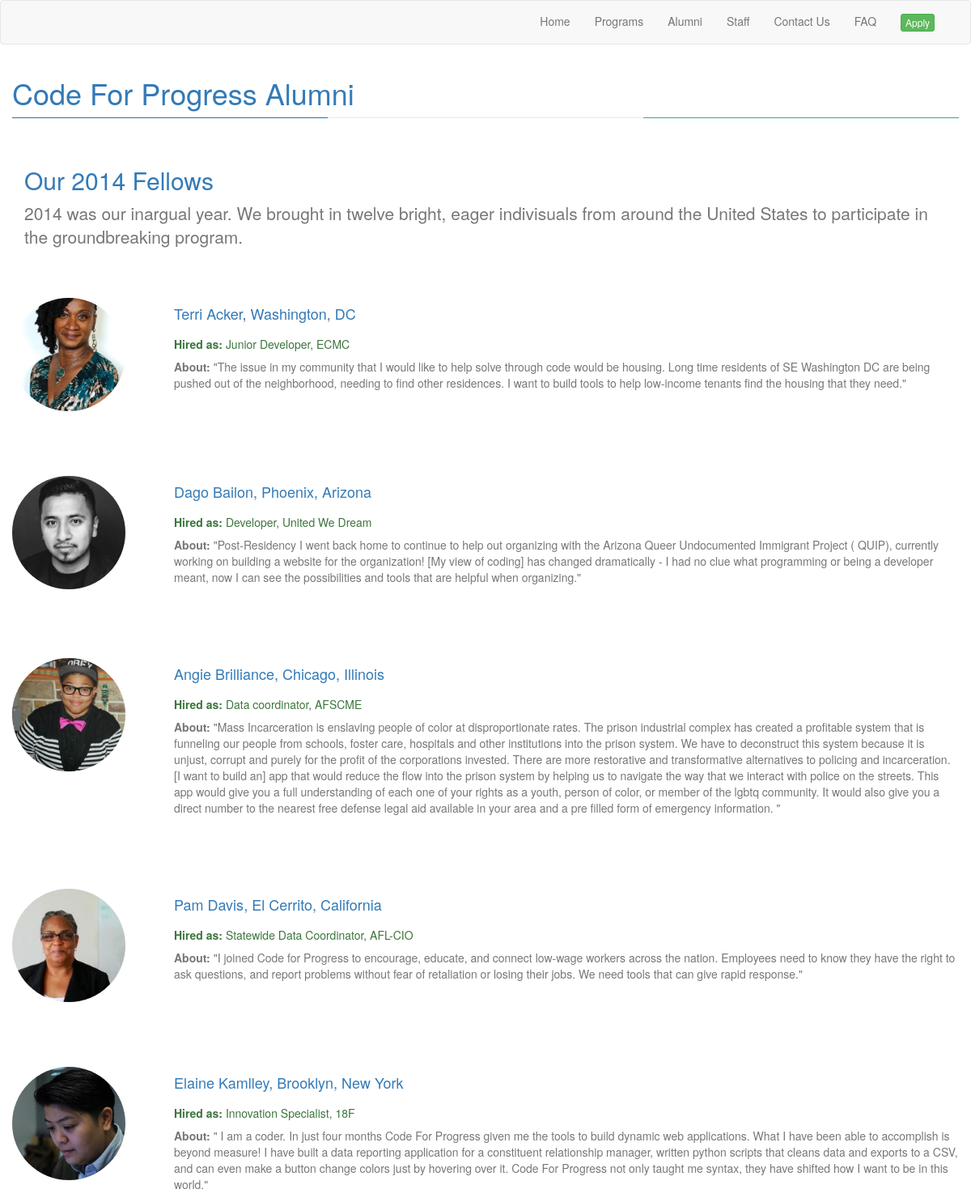
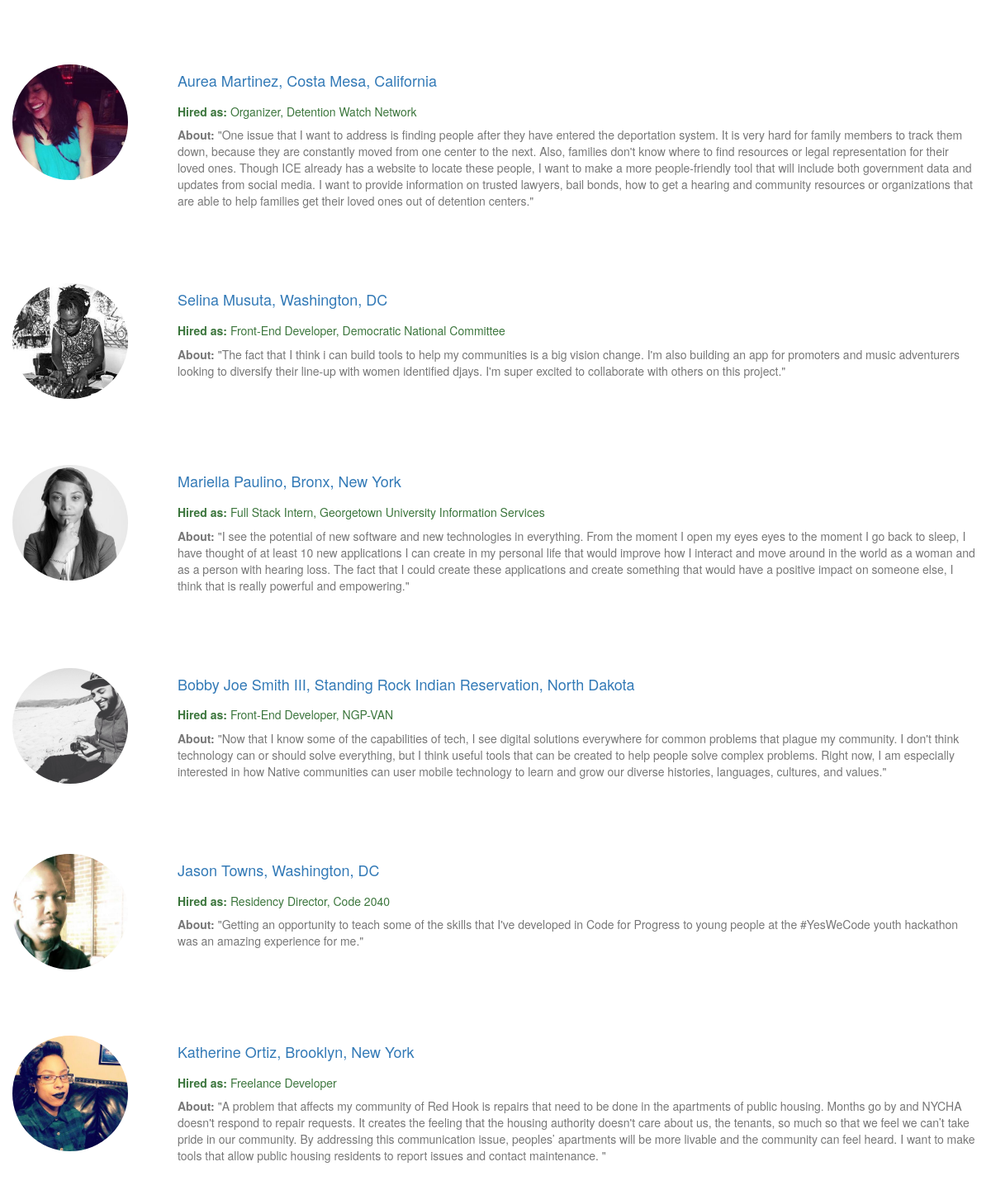
The page /alumni/ on the database its author committed (2 pictures, top to bottom).
### staff_fellows/models.py (models this page shows, shortened)
class Fellow(models.Model):
	full_name = models.CharField(max_length=100)
	city = models.CharField(max_length=50)
	current_position = models.CharField(max_length=100)
	bio = models.TextField()
	year = models.IntegerField(default=0)
	image = models.ImageField(upload_to='img/profile', max_length=100)

### cfp/views.py (the view)
# urls.py: url(r'^alumni/$', 'cfp.views.alumni', name='alumni'),
def alumni(request):
	alumniList = Fellow.objects.filter(year = 2014)
	return render(request, "alumni.html", {'alumniList':alumniList})

### templates/alumni.html
{% extends "base.html" %}
{% block container %}
<div class="container">
	<div class="row">
		<div classs="col-xs-12"><h1 class="text-primary">Code For Progress Alumni</h1></div>
	</div>
    <div class="row">
      <div class="col-xs-4 blue"></div>
      <div class="col-xs-4 gray"></div>
      <div class="col-xs-4 green"></div>
    </div>
    <br>
    <br>
<div class="row">
	<div class="col-xs-12"><h2 class="text-primary">Our 2014 Fellows</h2></div>
	<div class="col-xs-12"><p class="lead text-muted"> 2014 was our inargual year. We brought in twelve bright, eager indivisuals from around the United States to participate in the groundbreaking program.</p>
	<br>
	<br>
</div>
{% for alum in alumniList %}
<div class="row">
	<div class="col-md-2">
		<img src="{{MEDIA_URL}}{{alum.image.url}}" alt="..." class="img-circle" height="140" width="140">
	</div>
	<div class="col-md-10">
		<div class="row">
			<div class="col-xs-12"><h4 class="text-primary">{{alum.full_name}}, {{alum.city}}</h4></div>
			<div class="col-xs-12"><h5 class="text-success"> <strong>Hired as: </strong>{{alum.current_position}}</h5></div>
		</div>
		<div class="row">
			<div class="col-xs-12"><p class="text-muted"><strong>About: </strong>"{{alum.bio}}"</p></div>
		</div>
	</div>
</div>
<br>
	<br>
	<br>
	<br>
{% endfor %}
</div>
</div>
{% endblock %}

### templates/base.html (shortened to what this page needs)
{% load staticfiles %}
<!DOCTYPE html>
<html lang="en">
  <head>
    <link rel="stylesheet" href="https://maxcdn.bootstrapcdn.com/bootstrap/3.3.5/css/bootstrap.min.css">
    <link href={% static 'css/cover.css' %} rel="stylesheet">
    <link href={% static 'css/custom.css' %} rel="stylesheet">
  </head>
  <body>
  <div class="container-fluid">
    <div class="row">
      <nav class="navbar navbar-default">
        <div class="container">
          <div class="collapse navbar-collapse" id="bs-example-navbar-collapse-1">
            <ul class="nav navbar-nav navbar-right">
              <li><a href="{% url 'home' %}">Home</a></li>
              <li><a href="{% url 'program' %}">Programs</a></li>
              <li><a href="{% url 'alumni' %}">Alumni</a></li>
              <li><a href="{% url 'staff' %}">Staff</a></li>
              <li><a href="{% url 'contact' %}">Contact Us</a></li>
              <li><a href="{% url 'faq' %}">FAQ</a></li>
              <li><a href="{% url 'apply' %}"><button type="button" class="btn btn-success btn-xs">Apply</button></a></li>
            </ul>
          </div>
        </div>
      </nav>
    </div>
  </div>
    {% block container %}{% endblock %}
  </body>
</html>

### static/our_static/css/cover.css (style rules this page uses)
a, a:focus, a:hover { color: #fff; }
html, body { height: 100%; }

### static/our_static/css/custom.css (style rules this page uses)
.blue { background-color: rgb(28,117,188); }
.gray { background-color: rgb(230, 231, 232); }
.green { background-color: rgb(43,182,115); }

### rows shown on the page
Fellow: image (picture), full_name "Terri Acker", city "Washington, DC", current_position "Junior Developer, ECMC", bio "The issue in my community that I would like to help solve through code would be housing. Long time residents of SE Washington DC are being pushed out of the neighborhood, needing to find other residences. I want to build tools to help low-income tenants find the housing that they need."
Fellow: image (picture), full_name "Dago Bailon", city "Phoenix, Arizona", current_position "Developer, United We Dream", bio "Post-Residency I went back home to continue to help out organizing with the Arizona Queer Undocumented Immigrant Project ( QUIP), currently working on building a website for the organization! [My view of coding] has changed dramatically - I had no clue what programming or being a developer meant, now I can see the possibilities and tools that are helpful when organizing."
Fellow: image (picture), full_name "Angie Brilliance", city "Chicago, Illinois", current_position "Data coordinator, AFSCME", bio "Mass Incarceration is enslaving people of color at disproportionate rates. The prison industrial complex has created a profitable system that is funneling our people from schools, foster care, hospitals and other institutions into the prison system. We have to deconstruct this system because it is unjust, corrupt and purely for the profit of the corporations invested. There are more restorative and transformative alternatives to policing and incarceration. [I want to build an] app that would reduce the flow into the prison system by helping us to navigate the way that we interact with police on the streets. This app would give you a full understanding of each one of your rights as a youth,…"
Fellow: image (picture), full_name "Pam Davis", city "El Cerrito, California", current_position "Statewide Data Coordinator, AFL-CIO", bio "I joined Code for Progress to encourage, educate, and connect low-wage workers across the nation. Employees need to know they have the right to ask questions, and report problems without fear of retaliation or losing their jobs. We need tools that can give rapid response."
Fellow: image (picture), full_name "Elaine Kamlley", city "Brooklyn, New York", current_position "Innovation Specialist, 18F", bio "I am a coder. In just four months Code For Progress given me the tools to build dynamic web applications. What I have been able to accomplish is beyond measure! I have built a data reporting application for a constituent relationship manager, written python scripts that cleans data and exports to a CSV, and can even make a button change colors just by hovering over it. Code For Progress not only taught me syntax, they have shifted how I want to be in this world."
Fellow: image (picture), full_name "Aurea Martinez", city "Costa Mesa, California", current_position "Organizer, Detention Watch Network", bio "One issue that I want to address is finding people after they have entered the deportation system. It is very hard for family members to track them down, because they are constantly moved from one center to the next. Also, families don't know where to find resources or legal representation for their loved ones. Though ICE already has a website to locate these people, I want to make a more people-friendly tool that will include both government data and updates from social media. I want to provide information on trusted lawyers, bail bonds, how to get a hearing and community resources or organizations that are able to help families get their loved ones out of detention centers."
Fellow: image (picture), full_name "Selina Musuta", city "Washington, DC", current_position "Front-End Developer, Democratic National Committee", bio "The fact that I think i can build tools to help my communities is a big vision change. I'm also building an app for promoters and music adventurers looking to diversify their line-up with women identified djays. I'm super excited to collaborate with others on this project."
Fellow: image (picture), full_name "Mariella Paulino", city "Bronx, New York", current_position "Full Stack Intern, Georgetown University Information Services", bio "I see the potential of new software and new technologies in everything. From the moment I open my eyes eyes to the moment I go back to sleep, I have thought of at least 10 new applications I can create in my personal life that would improve how I interact and move around in the world as a woman and as a person with hearing loss. The fact that I could create these applications and create something that would have a positive impact on someone else, I think that is really powerful and empowering."
Fellow: image (picture), full_name "Bobby Joe Smith III", city "Standing Rock Indian Reservation, North Dakota", current_position "Front-End Developer, NGP-VAN", bio "Now that I know some of the capabilities of tech, I see digital solutions everywhere for common problems that plague my community. I don't think technology can or should solve everything, but I think useful tools that can be created to help people solve complex problems. Right now, I am especially interested in how Native communities can user mobile technology to learn and grow our diverse histories, languages, cultures, and values."
Fellow: image (picture), full_name "Jason Towns", city "Washington, DC", current_position "Residency Director, Code 2040", bio "Getting an opportunity to teach some of the skills that I've developed in Code for Progress to young people at the #YesWeCode youth hackathon was an amazing experience for me."
Fellow: image (picture), full_name "Katherine Ortiz", city "Brooklyn, New York", current_position "Freelance Developer", bio "A problem that affects my community of Red Hook is repairs that need to be done in the apartments of public housing. Months go by and NYCHA doesn't respond to repair requests. It creates the feeling that the housing authority doesn't care about us, the tenants, so much so that we feel we can’t take pride in our community. By addressing this communication issue, peoples’ apartments will be more livable and the community can feel heard. I want to make tools that allow public housing residents to report issues and contact maintenance."
